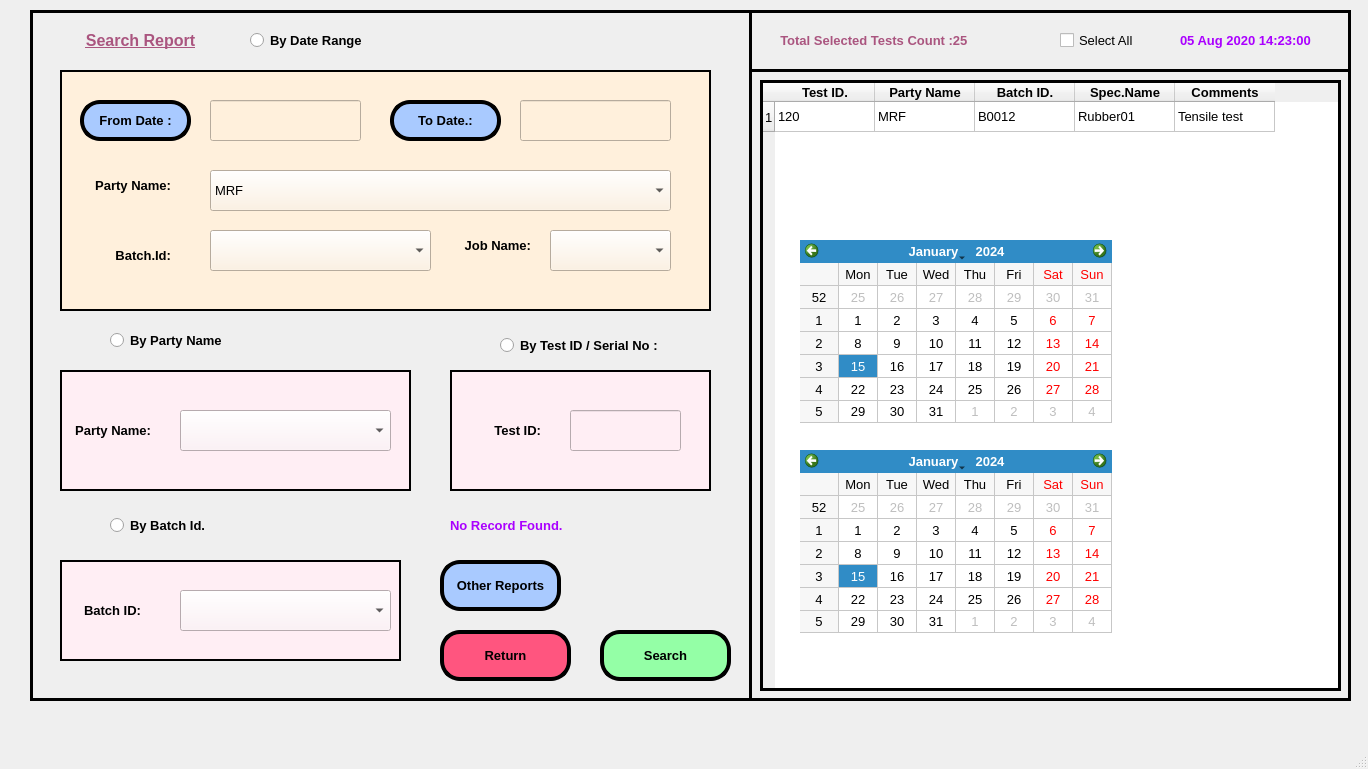
<?xml version="1.0" encoding="UTF-8"?>
<ui version="4.0">
 <class>MainWindow</class>
 <widget class="QMainWindow" name="MainWindow">
  <property name="geometry">
   <rect>
    <x>0</x>
    <y>0</y>
    <width>1368</width>
    <height>769</height>
   </rect>
  </property>
  <property name="windowTitle">
   <string>MainWindow</string>
  </property>
  <widget class="QWidget" name="centralwidget">
   <widget class="QFrame" name="frame">
    <property name="geometry">
     <rect>
      <x>30</x>
      <y>10</y>
      <width>1321</width>
      <height>691</height>
     </rect>
    </property>
    <property name="font">
     <font>
      <family>Arial</family>
      <pointsize>10</pointsize>
     </font>
    </property>
    <property name="frameShape">
     <enum>QFrame::Box</enum>
    </property>
    <property name="frameShadow">
     <enum>QFrame::Plain</enum>
    </property>
    <property name="lineWidth">
     <number>3</number>
    </property>
    <widget class="Line" name="line">
     <property name="geometry">
      <rect>
       <x>720</x>
       <y>50</y>
       <width>601</width>
       <height>21</height>
      </rect>
     </property>
     <property name="frameShadow">
      <enum>QFrame::Plain</enum>
     </property>
     <property name="lineWidth">
      <number>3</number>
     </property>
     <property name="orientation">
      <enum>Qt::Horizontal</enum>
     </property>
    </widget>
    <widget class="QLabel" name="label_10">
     <property name="geometry">
      <rect>
       <x>30</x>
       <y>10</y>
       <width>161</width>
       <height>41</height>
      </rect>
     </property>
     <property name="font">
      <font>
       <family>Arial</family>
       <pointsize>12</pointsize>
       <weight>75</weight>
       <bold>true</bold>
       <underline>true</underline>
      </font>
     </property>
     <property name="styleSheet">
      <string notr="true">color: rgb(170, 85, 127);</string>
     </property>
     <property name="text">
      <string>Search Report</string>
     </property>
     <property name="alignment">
      <set>Qt::AlignCenter</set>
     </property>
    </widget>
    <widget class="QLabel" name="label_47">
     <property name="geometry">
      <rect>
       <x>1150</x>
       <y>10</y>
       <width>161</width>
       <height>41</height>
      </rect>
     </property>
     <property name="font">
      <font>
       <family>Arial</family>
       <pointsize>10</pointsize>
       <weight>75</weight>
       <bold>true</bold>
       <underline>false</underline>
      </font>
     </property>
     <property name="styleSheet">
      <string notr="true">color: rgb(170, 0, 255);</string>
     </property>
     <property name="text">
      <string>05 Aug 2020 14:23:00</string>
     </property>
     <property name="alignment">
      <set>Qt::AlignLeading|Qt::AlignLeft|Qt::AlignVCenter</set>
     </property>
    </widget>
    <widget class="QPushButton" name="pushButton_6">
     <property name="geometry">
      <rect>
       <x>410</x>
       <y>620</y>
       <width>131</width>
       <height>51</height>
      </rect>
     </property>
     <property name="font">
      <font>
       <family>Arial</family>
       <pointsize>10</pointsize>
       <weight>75</weight>
       <bold>true</bold>
      </font>
     </property>
     <property name="cursor">
      <cursorShape>ArrowCursor</cursorShape>
     </property>
     <property name="styleSheet">
      <string notr="true">background-color: rgb(255, 85, 127);
border-radius:20px;
border-color: rgb(0, 0, 0);
border-style:outset;
border-width:4px;</string>
     </property>
     <property name="text">
      <string>Return</string>
     </property>
     <property name="flat">
      <bool>false</bool>
     </property>
    </widget>
    <widget class="QPushButton" name="pushButton_8">
     <property name="geometry">
      <rect>
       <x>570</x>
       <y>620</y>
       <width>131</width>
       <height>51</height>
      </rect>
     </property>
     <property name="font">
      <font>
       <family>Arial</family>
       <pointsize>10</pointsize>
       <weight>75</weight>
       <bold>true</bold>
      </font>
     </property>
     <property name="cursor">
      <cursorShape>ArrowCursor</cursorShape>
     </property>
     <property name="styleSheet">
      <string notr="true">background-color: rgb(148, 255, 166);
border-radius:20px;
border-color: rgb(0, 0, 0);
border-style:outset;
border-width:4px;</string>
     </property>
     <property name="text">
      <string>Search</string>
     </property>
     <property name="flat">
      <bool>false</bool>
     </property>
    </widget>
    <widget class="QLabel" name="label_48">
     <property name="geometry">
      <rect>
       <x>420</x>
       <y>500</y>
       <width>271</width>
       <height>31</height>
      </rect>
     </property>
     <property name="font">
      <font>
       <family>Arial</family>
       <pointsize>10</pointsize>
       <weight>75</weight>
       <bold>true</bold>
       <underline>false</underline>
      </font>
     </property>
     <property name="styleSheet">
      <string notr="true">color: rgb(170, 0, 255);</string>
     </property>
     <property name="text">
      <string>No Record Found. </string>
     </property>
     <property name="alignment">
      <set>Qt::AlignLeading|Qt::AlignLeft|Qt::AlignVCenter</set>
     </property>
    </widget>
    <widget class="Line" name="line_3">
     <property name="geometry">
      <rect>
       <x>710</x>
       <y>0</y>
       <width>20</width>
       <height>691</height>
      </rect>
     </property>
     <property name="frameShadow">
      <enum>QFrame::Plain</enum>
     </property>
     <property name="lineWidth">
      <number>3</number>
     </property>
     <property name="orientation">
      <enum>Qt::Vertical</enum>
     </property>
    </widget>
    <widget class="QRadioButton" name="radioButton">
     <property name="geometry">
      <rect>
       <x>220</x>
       <y>10</y>
       <width>141</width>
       <height>41</height>
      </rect>
     </property>
     <property name="font">
      <font>
       <weight>75</weight>
       <bold>true</bold>
      </font>
     </property>
     <property name="text">
      <string>By Date Range</string>
     </property>
    </widget>
    <widget class="QFrame" name="frame_2">
     <property name="geometry">
      <rect>
       <x>30</x>
       <y>60</y>
       <width>651</width>
       <height>241</height>
      </rect>
     </property>
     <property name="styleSheet">
      <string notr="true">background-color: rgb(255, 240, 220);</string>
     </property>
     <property name="frameShape">
      <enum>QFrame::Box</enum>
     </property>
     <property name="frameShadow">
      <enum>QFrame::Plain</enum>
     </property>
     <property name="lineWidth">
      <number>2</number>
     </property>
     <widget class="QLineEdit" name="lineEdit_15">
      <property name="geometry">
       <rect>
        <x>150</x>
        <y>30</y>
        <width>151</width>
        <height>41</height>
       </rect>
      </property>
      <property name="font">
       <font>
        <family>Arial</family>
        <pointsize>10</pointsize>
        <weight>75</weight>
        <bold>true</bold>
       </font>
      </property>
      <property name="text">
       <string/>
      </property>
     </widget>
     <widget class="QPushButton" name="pushButton_9">
      <property name="geometry">
       <rect>
        <x>20</x>
        <y>30</y>
        <width>111</width>
        <height>41</height>
       </rect>
      </property>
      <property name="font">
       <font>
        <family>Arial</family>
        <pointsize>10</pointsize>
        <weight>75</weight>
        <bold>true</bold>
       </font>
      </property>
      <property name="cursor">
       <cursorShape>ArrowCursor</cursorShape>
      </property>
      <property name="styleSheet">
       <string notr="true">background-color: rgb(169, 202, 255);
border-radius:20px;
border-color: rgb(0, 0, 0);
border-style:outset;
border-width:4px;</string>
      </property>
      <property name="text">
       <string>From Date :</string>
      </property>
      <property name="flat">
       <bool>false</bool>
      </property>
     </widget>
     <widget class="QPushButton" name="pushButton_11">
      <property name="geometry">
       <rect>
        <x>330</x>
        <y>30</y>
        <width>111</width>
        <height>41</height>
       </rect>
      </property>
      <property name="font">
       <font>
        <family>Arial</family>
        <pointsize>10</pointsize>
        <weight>75</weight>
        <bold>true</bold>
       </font>
      </property>
      <property name="cursor">
       <cursorShape>ArrowCursor</cursorShape>
      </property>
      <property name="styleSheet">
       <string notr="true">background-color: rgb(169, 202, 255);
border-radius:20px;
border-color: rgb(0, 0, 0);
border-style:outset;
border-width:4px;</string>
      </property>
      <property name="text">
       <string>To Date.:</string>
      </property>
      <property name="flat">
       <bool>false</bool>
      </property>
     </widget>
     <widget class="QLineEdit" name="lineEdit_16">
      <property name="geometry">
       <rect>
        <x>460</x>
        <y>30</y>
        <width>151</width>
        <height>41</height>
       </rect>
      </property>
      <property name="font">
       <font>
        <family>Arial</family>
        <pointsize>10</pointsize>
        <weight>75</weight>
        <bold>true</bold>
       </font>
      </property>
      <property name="text">
       <string/>
      </property>
     </widget>
     <widget class="QLabel" name="label_14">
      <property name="geometry">
       <rect>
        <x>20</x>
        <y>100</y>
        <width>91</width>
        <height>31</height>
       </rect>
      </property>
      <property name="font">
       <font>
        <family>Arial</family>
        <pointsize>10</pointsize>
        <weight>75</weight>
        <bold>true</bold>
       </font>
      </property>
      <property name="styleSheet">
       <string notr="true"/>
      </property>
      <property name="text">
       <string>Party Name:</string>
      </property>
      <property name="alignment">
       <set>Qt::AlignRight|Qt::AlignTrailing|Qt::AlignVCenter</set>
      </property>
     </widget>
     <widget class="QComboBox" name="comboBox">
      <property name="geometry">
       <rect>
        <x>150</x>
        <y>100</y>
        <width>461</width>
        <height>41</height>
       </rect>
      </property>
      <property name="font">
       <font>
        <family>Arial</family>
        <pointsize>10</pointsize>
       </font>
      </property>
      <item>
       <property name="text">
        <string>MRF</string>
       </property>
      </item>
      <item>
       <property name="text">
        <string>NISHIGANDHA Polymer</string>
       </property>
      </item>
      <item>
       <property name="text">
        <string>New Item</string>
       </property>
      </item>
     </widget>
     <widget class="QLabel" name="label_15">
      <property name="geometry">
       <rect>
        <x>20</x>
        <y>170</y>
        <width>91</width>
        <height>31</height>
       </rect>
      </property>
      <property name="font">
       <font>
        <family>Arial</family>
        <pointsize>10</pointsize>
        <weight>75</weight>
        <bold>true</bold>
       </font>
      </property>
      <property name="styleSheet">
       <string notr="true"/>
      </property>
      <property name="text">
       <string>Batch.Id:</string>
      </property>
      <property name="alignment">
       <set>Qt::AlignRight|Qt::AlignTrailing|Qt::AlignVCenter</set>
      </property>
     </widget>
     <widget class="QComboBox" name="comboBox_2">
      <property name="geometry">
       <rect>
        <x>150</x>
        <y>160</y>
        <width>221</width>
        <height>41</height>
       </rect>
      </property>
      <property name="font">
       <font>
        <family>Arial</family>
        <pointsize>10</pointsize>
       </font>
      </property>
     </widget>
     <widget class="QLabel" name="label_16">
      <property name="geometry">
       <rect>
        <x>380</x>
        <y>160</y>
        <width>91</width>
        <height>31</height>
       </rect>
      </property>
      <property name="font">
       <font>
        <family>Arial</family>
        <pointsize>10</pointsize>
        <weight>75</weight>
        <bold>true</bold>
       </font>
      </property>
      <property name="styleSheet">
       <string notr="true"/>
      </property>
      <property name="text">
       <string>Job Name:</string>
      </property>
      <property name="alignment">
       <set>Qt::AlignRight|Qt::AlignTrailing|Qt::AlignVCenter</set>
      </property>
     </widget>
     <widget class="QComboBox" name="comboBox_3">
      <property name="geometry">
       <rect>
        <x>490</x>
        <y>160</y>
        <width>121</width>
        <height>41</height>
       </rect>
      </property>
      <property name="font">
       <font>
        <family>Arial</family>
        <pointsize>10</pointsize>
       </font>
      </property>
     </widget>
    </widget>
    <widget class="QRadioButton" name="radioButton_2">
     <property name="geometry">
      <rect>
       <x>80</x>
       <y>310</y>
       <width>141</width>
       <height>41</height>
      </rect>
     </property>
     <property name="font">
      <font>
       <weight>75</weight>
       <bold>true</bold>
      </font>
     </property>
     <property name="text">
      <string>By Party Name </string>
     </property>
    </widget>
    <widget class="QFrame" name="frame_3">
     <property name="geometry">
      <rect>
       <x>30</x>
       <y>360</y>
       <width>351</width>
       <height>121</height>
      </rect>
     </property>
     <property name="styleSheet">
      <string notr="true">background-color: rgb(255, 238, 244);</string>
     </property>
     <property name="frameShape">
      <enum>QFrame::Box</enum>
     </property>
     <property name="frameShadow">
      <enum>QFrame::Plain</enum>
     </property>
     <property name="lineWidth">
      <number>2</number>
     </property>
     <widget class="QLabel" name="label_17">
      <property name="geometry">
       <rect>
        <x>10</x>
        <y>40</y>
        <width>81</width>
        <height>41</height>
       </rect>
      </property>
      <property name="font">
       <font>
        <family>Arial</family>
        <pointsize>10</pointsize>
        <weight>75</weight>
        <bold>true</bold>
       </font>
      </property>
      <property name="styleSheet">
       <string notr="true"/>
      </property>
      <property name="text">
       <string>Party Name:</string>
      </property>
      <property name="alignment">
       <set>Qt::AlignRight|Qt::AlignTrailing|Qt::AlignVCenter</set>
      </property>
     </widget>
     <widget class="QComboBox" name="comboBox_4">
      <property name="geometry">
       <rect>
        <x>120</x>
        <y>40</y>
        <width>211</width>
        <height>41</height>
       </rect>
      </property>
      <property name="font">
       <font>
        <family>Arial</family>
        <pointsize>10</pointsize>
       </font>
      </property>
     </widget>
    </widget>
    <widget class="QRadioButton" name="radioButton_3">
     <property name="geometry">
      <rect>
       <x>80</x>
       <y>490</y>
       <width>121</width>
       <height>51</height>
      </rect>
     </property>
     <property name="font">
      <font>
       <weight>75</weight>
       <bold>true</bold>
      </font>
     </property>
     <property name="text">
      <string>By Batch Id.</string>
     </property>
    </widget>
    <widget class="QFrame" name="frame_5">
     <property name="geometry">
      <rect>
       <x>30</x>
       <y>550</y>
       <width>341</width>
       <height>101</height>
      </rect>
     </property>
     <property name="styleSheet">
      <string notr="true">background-color: rgb(255, 238, 244);</string>
     </property>
     <property name="frameShape">
      <enum>QFrame::Box</enum>
     </property>
     <property name="frameShadow">
      <enum>QFrame::Plain</enum>
     </property>
     <property name="lineWidth">
      <number>2</number>
     </property>
     <widget class="QLabel" name="label_19">
      <property name="geometry">
       <rect>
        <x>10</x>
        <y>30</y>
        <width>71</width>
        <height>41</height>
       </rect>
      </property>
      <property name="font">
       <font>
        <family>Arial</family>
        <pointsize>10</pointsize>
        <weight>75</weight>
        <bold>true</bold>
       </font>
      </property>
      <property name="styleSheet">
       <string notr="true"/>
      </property>
      <property name="text">
       <string>Batch ID:</string>
      </property>
      <property name="alignment">
       <set>Qt::AlignRight|Qt::AlignTrailing|Qt::AlignVCenter</set>
      </property>
     </widget>
     <widget class="QComboBox" name="comboBox_6">
      <property name="geometry">
       <rect>
        <x>120</x>
        <y>30</y>
        <width>211</width>
        <height>41</height>
       </rect>
      </property>
      <property name="font">
       <font>
        <family>Arial</family>
        <pointsize>10</pointsize>
       </font>
      </property>
     </widget>
    </widget>
    <widget class="QFrame" name="frame_6">
     <property name="geometry">
      <rect>
       <x>420</x>
       <y>360</y>
       <width>261</width>
       <height>121</height>
      </rect>
     </property>
     <property name="styleSheet">
      <string notr="true">background-color: rgb(255, 238, 244);</string>
     </property>
     <property name="frameShape">
      <enum>QFrame::Box</enum>
     </property>
     <property name="frameShadow">
      <enum>QFrame::Plain</enum>
     </property>
     <property name="lineWidth">
      <number>2</number>
     </property>
     <widget class="QLabel" name="label_20">
      <property name="geometry">
       <rect>
        <x>30</x>
        <y>40</y>
        <width>61</width>
        <height>41</height>
       </rect>
      </property>
      <property name="font">
       <font>
        <family>Arial</family>
        <pointsize>10</pointsize>
        <weight>75</weight>
        <bold>true</bold>
       </font>
      </property>
      <property name="styleSheet">
       <string notr="true"/>
      </property>
      <property name="text">
       <string>Test ID:</string>
      </property>
      <property name="alignment">
       <set>Qt::AlignRight|Qt::AlignTrailing|Qt::AlignVCenter</set>
      </property>
     </widget>
     <widget class="QFrame" name="frame_7">
      <property name="geometry">
       <rect>
        <x>350</x>
        <y>70</y>
        <width>351</width>
        <height>101</height>
       </rect>
      </property>
      <property name="styleSheet">
       <string notr="true">background-color: rgb(255, 238, 244);</string>
      </property>
      <property name="frameShape">
       <enum>QFrame::Box</enum>
      </property>
      <property name="frameShadow">
       <enum>QFrame::Plain</enum>
      </property>
      <property name="lineWidth">
       <number>2</number>
      </property>
      <widget class="QLabel" name="label_21">
       <property name="geometry">
        <rect>
         <x>10</x>
         <y>30</y>
         <width>91</width>
         <height>31</height>
        </rect>
       </property>
       <property name="font">
        <font>
         <family>Arial</family>
         <pointsize>10</pointsize>
         <weight>75</weight>
         <bold>true</bold>
        </font>
       </property>
       <property name="styleSheet">
        <string notr="true"/>
       </property>
       <property name="text">
        <string>Party Name:</string>
       </property>
       <property name="alignment">
        <set>Qt::AlignRight|Qt::AlignTrailing|Qt::AlignVCenter</set>
       </property>
      </widget>
      <widget class="QComboBox" name="comboBox_8">
       <property name="geometry">
        <rect>
         <x>110</x>
         <y>30</y>
         <width>221</width>
         <height>41</height>
        </rect>
       </property>
       <property name="font">
        <font>
         <family>Arial</family>
         <pointsize>10</pointsize>
        </font>
       </property>
      </widget>
     </widget>
     <widget class="QLineEdit" name="lineEdit_17">
      <property name="geometry">
       <rect>
        <x>120</x>
        <y>40</y>
        <width>111</width>
        <height>41</height>
       </rect>
      </property>
      <property name="font">
       <font>
        <family>Arial</family>
        <pointsize>10</pointsize>
        <weight>75</weight>
        <bold>true</bold>
       </font>
      </property>
      <property name="text">
       <string/>
      </property>
     </widget>
    </widget>
    <widget class="QRadioButton" name="radioButton_4">
     <property name="geometry">
      <rect>
       <x>470</x>
       <y>310</y>
       <width>181</width>
       <height>51</height>
      </rect>
     </property>
     <property name="font">
      <font>
       <weight>75</weight>
       <bold>true</bold>
      </font>
     </property>
     <property name="text">
      <string>By Test ID / Serial No :</string>
     </property>
    </widget>
    <widget class="QLabel" name="label_11">
     <property name="geometry">
      <rect>
       <x>730</x>
       <y>10</y>
       <width>211</width>
       <height>41</height>
      </rect>
     </property>
     <property name="font">
      <font>
       <family>Arial</family>
       <pointsize>10</pointsize>
       <weight>75</weight>
       <bold>true</bold>
       <underline>false</underline>
      </font>
     </property>
     <property name="styleSheet">
      <string notr="true">color: rgb(170, 85, 127);</string>
     </property>
     <property name="text">
      <string>Total Selected Tests Count :25 </string>
     </property>
     <property name="alignment">
      <set>Qt::AlignRight|Qt::AlignTrailing|Qt::AlignVCenter</set>
     </property>
    </widget>
    <widget class="QCheckBox" name="checkBox">
     <property name="geometry">
      <rect>
       <x>1030</x>
       <y>10</y>
       <width>91</width>
       <height>41</height>
      </rect>
     </property>
     <property name="text">
      <string>Select All</string>
     </property>
    </widget>
    <widget class="QPushButton" name="pushButton_10">
     <property name="geometry">
      <rect>
       <x>410</x>
       <y>550</y>
       <width>121</width>
       <height>51</height>
      </rect>
     </property>
     <property name="font">
      <font>
       <family>Arial</family>
       <pointsize>10</pointsize>
       <weight>75</weight>
       <bold>true</bold>
      </font>
     </property>
     <property name="cursor">
      <cursorShape>ArrowCursor</cursorShape>
     </property>
     <property name="styleSheet">
      <string notr="true">background-color: rgb(169, 202, 255);
border-radius:20px;
border-color: rgb(0, 0, 0);
border-style:outset;
border-width:4px;</string>
     </property>
     <property name="text">
      <string>Other Reports</string>
     </property>
     <property name="flat">
      <bool>false</bool>
     </property>
    </widget>
    <widget class="QTableWidget" name="tableWidget">
     <property name="geometry">
      <rect>
       <x>730</x>
       <y>70</y>
       <width>581</width>
       <height>611</height>
      </rect>
     </property>
     <property name="frameShape">
      <enum>QFrame::Box</enum>
     </property>
     <property name="frameShadow">
      <enum>QFrame::Plain</enum>
     </property>
     <property name="lineWidth">
      <number>3</number>
     </property>
     <property name="gridStyle">
      <enum>Qt::SolidLine</enum>
     </property>
     <row>
      <property name="text">
       <string>1</string>
      </property>
      <property name="font">
       <font>
        <family>Arial</family>
        <pointsize>10</pointsize>
       </font>
      </property>
     </row>
     <column>
      <property name="text">
       <string>Test ID.</string>
      </property>
      <property name="font">
       <font>
        <family>Arial</family>
        <pointsize>10</pointsize>
        <weight>75</weight>
        <bold>true</bold>
       </font>
      </property>
     </column>
     <column>
      <property name="text">
       <string>Party Name</string>
      </property>
      <property name="font">
       <font>
        <family>Arial</family>
        <pointsize>10</pointsize>
        <weight>75</weight>
        <bold>true</bold>
       </font>
      </property>
     </column>
     <column>
      <property name="text">
       <string>Batch ID.</string>
      </property>
      <property name="font">
       <font>
        <family>Arial</family>
        <pointsize>10</pointsize>
        <weight>75</weight>
        <bold>true</bold>
       </font>
      </property>
     </column>
     <column>
      <property name="text">
       <string>Spec.Name</string>
      </property>
      <property name="font">
       <font>
        <family>Arial</family>
        <pointsize>10</pointsize>
        <weight>75</weight>
        <bold>true</bold>
       </font>
      </property>
     </column>
     <column>
      <property name="text">
       <string>Comments</string>
      </property>
      <property name="font">
       <font>
        <family>Arial</family>
        <pointsize>10</pointsize>
        <weight>75</weight>
        <bold>true</bold>
       </font>
      </property>
     </column>
     <item row="0" column="0">
      <property name="text">
       <string>120</string>
      </property>
      <property name="font">
       <font>
        <family>Arial</family>
        <pointsize>10</pointsize>
       </font>
      </property>
     </item>
     <item row="0" column="1">
      <property name="text">
       <string>MRF</string>
      </property>
      <property name="font">
       <font>
        <family>Arial</family>
        <pointsize>10</pointsize>
       </font>
      </property>
     </item>
     <item row="0" column="2">
      <property name="text">
       <string>B0012</string>
      </property>
     </item>
     <item row="0" column="3">
      <property name="text">
       <string>Rubber01</string>
      </property>
      <property name="font">
       <font>
        <family>Arial</family>
        <pointsize>10</pointsize>
       </font>
      </property>
     </item>
     <item row="0" column="4">
      <property name="text">
       <string>Tensile test</string>
      </property>
      <property name="font">
       <font>
        <family>Arial</family>
        <pointsize>10</pointsize>
       </font>
      </property>
     </item>
    </widget>
    <widget class="QCalendarWidget" name="calendarWidget">
     <property name="geometry">
      <rect>
       <x>770</x>
       <y>230</y>
       <width>312</width>
       <height>183</height>
      </rect>
     </property>
     <property name="gridVisible">
      <bool>true</bool>
     </property>
    </widget>
    <widget class="QCalendarWidget" name="calendarWidget_2">
     <property name="geometry">
      <rect>
       <x>770</x>
       <y>440</y>
       <width>312</width>
       <height>183</height>
      </rect>
     </property>
     <property name="gridVisible">
      <bool>true</bool>
     </property>
    </widget>
   </widget>
  </widget>
  <widget class="QMenuBar" name="menubar">
   <property name="geometry">
    <rect>
     <x>0</x>
     <y>0</y>
     <width>1368</width>
     <height>21</height>
    </rect>
   </property>
  </widget>
  <widget class="QStatusBar" name="statusbar"/>
 </widget>
 <resources/>
 <connections/>
</ui>
